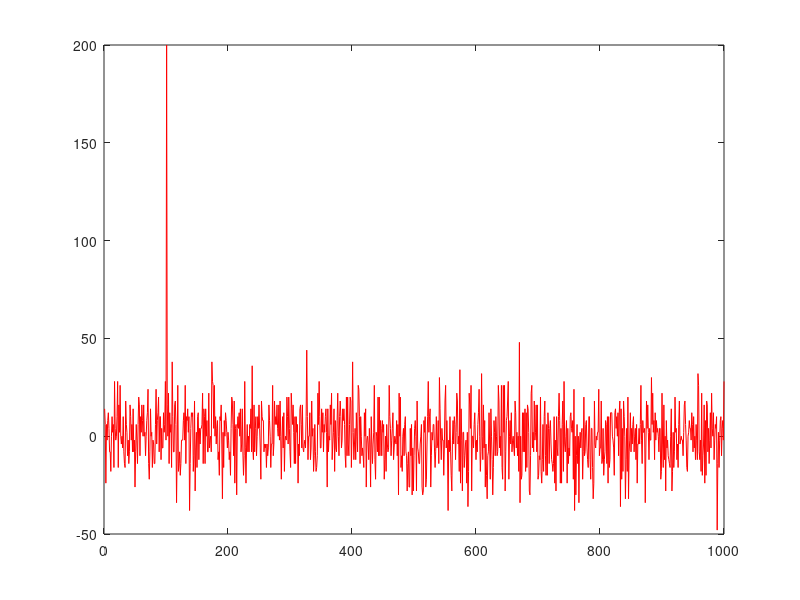

MATLAB code for this plot:
%%%DLL_v1.m   Date:10/12/2007  By RV
%Description:

clear;
clc;
%Parameters

Rb = 200;  % bit rate = bits/sec
Rc = 100;   % chip rate = chips/bit   in other words spreading factor
Rs = 1;      % sample rate = samples/chip  

Rt = Rb*Rc*Rs;  %total rate
pilot_period= 1000*Rs;  %We want the pilot and the correlation lengths in samples
corr_period = 200*Rs;


offset = 100;           %in samples






% make the original x vector
x = zeros(1,pilot_period);                
 initial_condition = 0.1133;
 x(1) = initial_condition;
 for ii = 2:length(x),
    x(ii) = 1 - 2*x(ii-1).^2;
    
 end;
 
 for ii = 2:length(x),
   
    if   x(ii)>= 0
      
        x(ii) = 1;
    else
        x(ii) = -1;
    end;
 end;
 x(1) = 1;
 
 
 
 %interpolate the x vector
 %x_interpolated = interp(x,Rs);  %% generate interpolated signal
 
 %assign tx-array and rx_array
 tx_array = x;
 rx_array = tx_array;
 

 tx_ptr = offset;
 tx_ptr_s = offset; 
tx_ptr_f = offset + corr_period; 
 
 rx_ptr = 0;
 rx_ptr_s =  200; %starting rx pointer
 rx_ptr_f = rx_ptr_s + corr_period; 
 %finishing rx pointer
  if rx_ptr_f >= pilot_period
             rx_ptr_f = mod(rx_ptr_f,pilot_period) ;
  end;







%------------------ Find the Auto-correlation of the pilot ----------------

for jj = 1:pilot_period,
    % Take the next T samples:
    for ii = 1:corr_period,
        % Modulo the long way since matlab has no concept of A(0)
        if rx_ptr >= pilot_period,
            rx_ptr = 0;
        end;
        if tx_ptr >= pilot_period,
            tx_ptr = 0;
        end;
        % incriment pointers after doing the modulo 
        rx_ptr = rx_ptr + 1;
        tx_ptr = tx_ptr + 1;

        % Take the correlation samples from the fixed arrays using the
        % offset pointers
        rx_corr(ii) = rx_array(rx_ptr);
        tx_corr(ii) = tx_array(tx_ptr);   % add noise to the tx
    end;
    % Find the correlation sum
    R(jj) = (sum(rx_corr .* tx_corr)); 

    if rx_ptr >= pilot_period,
         rx_ptr = 0;
    else 
         rx_ptr = rx_ptr + 1;
    end;
end;



plot(R,'r');


 
 
